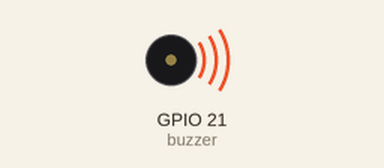
Bench run of a program on a simulated Raspberry Pi (BCM pin numbers). Parts: buzzer (waves = sounding). At 30.6 s the program stops and its outputs stay as they are.

Above: at 0.2 s.
At 2.35 s:
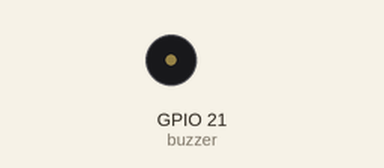
Timing chart, 0 to 3.0 s (numbered marks = the images above):
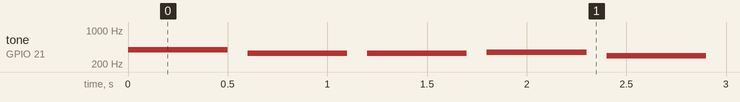

Measured:
- by itself, tone on GPIO 21 (buzzer): plays 392 Hz for 0.50 s, 329 Hz for 0.50 s, 329 Hz for 0.50 s, 349 Hz for 0.50 s, 293 Hz for 0.50 s, 293 Hz for 0.50 s … (51 notes in this stretch)

The program:

buzzer03.py
```python
from gpiozero import PWMOutputDevice
from time import sleep

# GPIO핀 설정
buzzer = PWMOutputDevice(21)

# 음계 정의
notes = {
	"도": 261.63, "레": 293.66,
	"미": 329.63, "파": 349.23,
	"솔": 392.00, "라": 440.00,
	"시": 493.88, "도": 523.25
}

# 도레미파솔라시도
scale = ["C4", "D4", "E4", "F4", "G4", "A4", "B4", "C5"]

# 나비야 곡
melody = [
	"솔", "미", "미", "파", "레", "레", "도", "미", "미", "파", "솔", "솔", "솔",
	"솔", "미", "미", "파", "레", "레", "도", "미", "솔", "솔", "미", "미", "미",
	"레", "레", "레", "레", "미", "파", "미", "미", "미", "미", "파", "솔",
	"솔", "미", "미", "파", "레", "레", "도", "미", "솔", "솔", "미", "미", "미"
]

try:
	for note in melody:
		freq = notes[note]
		buzzer.frequency = freq
		buzzer.value = 0.5	# duty cycle (소리 크기)
		sleep(0.5)

		buzzer.off()
		sleep(0.1)

finally:
	buzzer.close()
```
